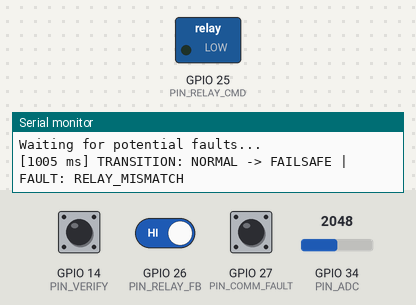
The sketch below on a simulated ESP32. On the bench: switched loads named in the sketch (green lamp = pin HIGH), the last lines printed to the serial monitor. Inputs (shaded band) come from the test bench; at power-on: GPIO 14 (PIN_VERIFY) HIGH, GPIO 26 (PIN_RELAY_FB) HIGH, GPIO 27 (PIN_COMM_FAULT) HIGH, GPIO 34 (PIN_ADC) = 2048.

Above: at 2.8 s.
2.9 s: GPIO 14 (PIN_VERIFY) pulled LOW for 3.2 s
At 8.5 s:
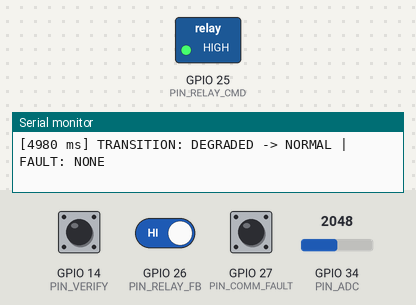
9.1 s: GPIO 14 (PIN_VERIFY) driven LOW and GPIO 26 (PIN_RELAY_FB) driven LOW
At 13.0 s:
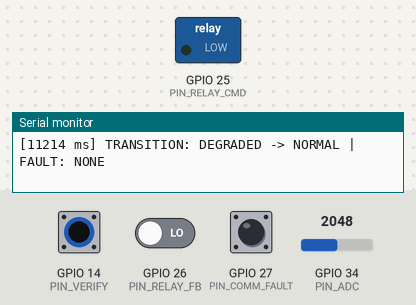
15.2 s: GPIO 27 (PIN_COMM_FAULT) pulled LOW for 1 s
Timing chart, 0 to 21.5 s (numbered marks = the images above; inputs shaded):
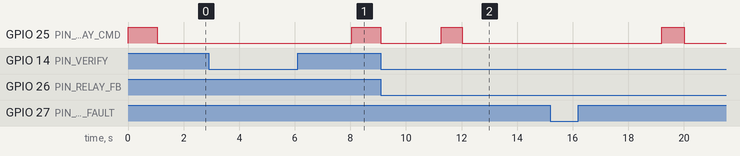

Measured:
- after the input at 2.9 s, GPIO 25 (PIN_RELAY_CMD): LOW → HIGH after 5.1 s, → LOW 1.1 s later
- after the input at 9.1 s, GPIO 25 (PIN_RELAY_CMD): LOW → HIGH after 2.2 s, → LOW 0.75 s later

The sketch:

fault_state_machine.ino
```cpp
#include <Arduino.h>

// 1. Four operating states
enum class SystemState {
    NORMAL,
    DEGRADED,
    FAILSAFE,
    SHUTDOWN
};

// 2. Fault sources
enum class FaultSource {
    NONE,
    BATTERY_CELL,
    RELAY,
    COMMUNICATION,
    ADC_FROZEN
};

// 3. State variables
SystemState currentState = SystemState::NORMAL;
FaultSource activeFault = FaultSource::NONE;

// 4. Pin Definitions (ESP32)
const int PIN_ADC          = 34; // Potentiometer for ADC
const int PIN_RELAY_CMD    = 25; // Output to Relay (LED)
const int PIN_RELAY_FB     = 26; // Input from Relay (Slide Switch)
const int PIN_COMM_FAULT   = 27; // Button to simulate Comm Fault
const int PIN_VERIFY       = 14; // Button for Verification/Recovery

// 5. Thresholds & Timers
const unsigned long ADC_FROZEN_TIMEOUT = 10000; // 10 seconds without movement = frozen
const int ADC_NOISE_THRESHOLD = 5;
const unsigned long RELAY_TIMEOUT = 1000;       // 1 second

// 6. Monitoring variables
int lastAdcValue = -1;
unsigned long lastAdcChangeTime = 0;
bool relayCommanded = false;
unsigned long relayCmdTime = 0;
unsigned long failsafeStartTime = 0;
int recoveryVerificationSteps = 0;
unsigned long lastVerificationPress = 0;

// Helper to get string representations
const char* getStateName(SystemState s) {
    switch(s) {
        case SystemState::NORMAL:   return "NORMAL";
        case SystemState::DEGRADED: return "DEGRADED";
        case SystemState::FAILSAFE: return "FAILSAFE";
        case SystemState::SHUTDOWN: return "SHUTDOWN";
        default: return "UNKNOWN";
    }
}

const char* getFaultName(FaultSource f) {
    switch(f) {
        case FaultSource::NONE:          return "NONE";
        case FaultSource::BATTERY_CELL:  return "BATTERY_CELL";
        case FaultSource::RELAY:         return "RELAY_MISMATCH";
        case FaultSource::COMMUNICATION: return "COMM_FAULT";
        case FaultSource::ADC_FROZEN:    return "ADC_FROZEN";
        default: return "UNKNOWN";
    }
}

// Structured Logging
void logTransition(SystemState prev, SystemState next, FaultSource fault) {
    // Format: [TIMESTAMP] TRANSITION: PREV -> NEXT | FAULT: FAULT_ID
    Serial.print("[");
    Serial.print(millis());
    Serial.print(" ms] TRANSITION: ");
    Serial.print(getStateName(prev));
    Serial.print(" -> ");
    Serial.print(getStateName(next));
    Serial.print(" | FAULT: ");
    Serial.println(getFaultName(fault));
}

void setup() {
    Serial.begin(115200);

    pinMode(PIN_ADC, INPUT);
    pinMode(PIN_RELAY_CMD, OUTPUT);
    pinMode(PIN_RELAY_FB, INPUT_PULLUP);
    pinMode(PIN_COMM_FAULT, INPUT_PULLUP);
    pinMode(PIN_VERIFY, INPUT_PULLUP);

    digitalWrite(PIN_RELAY_CMD, LOW);

    Serial.println("System Initialized");
    Serial.println("Current State: NORMAL");
    Serial.println("Waiting for potential faults...");

    lastAdcValue = analogRead(PIN_ADC);
    lastAdcChangeTime = millis();
}

void loop() {
    unsigned long now = millis();

    // --- 1. Read Inputs ---
    int adcValue = analogRead(PIN_ADC);
    bool relayFbClosed = (digitalRead(PIN_RELAY_FB) == LOW); // LOW because it's pullup and switch shorts to GND
    bool commFaultActive = (digitalRead(PIN_COMM_FAULT) == LOW);
    bool verifyBtnPressed = (digitalRead(PIN_VERIFY) == LOW);

    // --- 2. Fault Detection ---
    FaultSource detectedFault = FaultSource::NONE;

    // Check ADC Frozen (Needs to fluctuate by more than threshold)
    // NOTE for Wokwi users: You must wiggle the potentiometer every 10 seconds,
    // otherwise it considers the ADC frozen (since Wokwi pots are perfectly stable).
    if (abs(adcValue - lastAdcValue) > ADC_NOISE_THRESHOLD) {
        lastAdcValue = adcValue;
        lastAdcChangeTime = now;
    } else if (now - lastAdcChangeTime > ADC_FROZEN_TIMEOUT) {
        detectedFault = FaultSource::ADC_FROZEN;
    }

    // Check Relay Mismatch
    if (now - relayCmdTime > RELAY_TIMEOUT) {
        if (relayCommanded != relayFbClosed) {
            detectedFault = FaultSource::RELAY;
        }
    }

    // Check Communication Fault (Simulated via button)
    if (commFaultActive) {
        detectedFault = FaultSource::COMMUNICATION;
    }

    // --- 3. State Machine Logic ---
    SystemState nextState = currentState;

    switch (currentState) {
        case SystemState::NORMAL:
            // Nominal operation: Toggle relay every 4 seconds to demonstrate operation
            if (now % 8000 < 4000) {
                if (!relayCommanded) { relayCommanded = true; relayCmdTime = now; digitalWrite(PIN_RELAY_CMD, HIGH); }
            } else {
                if (relayCommanded) { relayCommanded = false; relayCmdTime = now; digitalWrite(PIN_RELAY_CMD, LOW); }
            }

            if (detectedFault != FaultSource::NONE) {
                activeFault = detectedFault;
                if (detectedFault == FaultSource::COMMUNICATION) {
                    // Minor fault -> DEGRADED
                    nextState = SystemState::DEGRADED;
                } else {
                    // Critical fault -> FAILSAFE
                    nextState = SystemState::FAILSAFE;
                    failsafeStartTime = now;
                    recoveryVerificationSteps = 0;
                }
            }
            break;

        case SystemState::DEGRADED:
            // In DEGRADED, system still operates but with limitations (e.g., relay stays off)
            digitalWrite(PIN_RELAY_CMD, LOW);
            relayCommanded = false;

            if (detectedFault != FaultSource::COMMUNICATION && detectedFault != FaultSource::NONE) {
                // Escalate to FAILSAFE if a more severe fault occurs
                activeFault = detectedFault;
                nextState = SystemState::FAILSAFE;
                failsafeStartTime = now;
                recoveryVerificationSteps = 0;
            } else if (detectedFault == FaultSource::NONE && !commFaultActive) {
                // Recover to NORMAL if comm fault clears
                activeFault = FaultSource::NONE;
                nextState = SystemState::NORMAL;

                // Reset ADC timer so we don't immediately fault upon return
                lastAdcValue = analogRead(PIN_ADC);
                lastAdcChangeTime = now;
            }
            break;

        case SystemState::FAILSAFE:
            // Ensure system is in a safe state
            digitalWrite(PIN_RELAY_CMD, LOW);
            relayCommanded = false;
            relayCmdTime = now; // Suppress relay mismatch while in failsafe

            // Structured Recovery Verification Process
            // User must press the VERIFY button 3 times (1 sec apart) when NO faults are present
            if (verifyBtnPressed && (now - lastVerificationPress > 1000)) {
                lastVerificationPress = now;

                if (detectedFault == FaultSource::NONE) {
                    recoveryVerificationSteps++;
                    Serial.print("[");
                    Serial.print(now);
                    Serial.print(" ms] Recovery verification step ");
                    Serial.print(recoveryVerificationSteps);
                    Serial.println("/3 successful.");

                    if (recoveryVerificationSteps >= 3) {
                        Serial.println("Recovery verified. Transitioning to DEGRADED state.");
                        activeFault = FaultSource::NONE;
                        nextState = SystemState::DEGRADED; // Step down to DEGRADED first
                    }
                } else {
                    Serial.print("[");
                    Serial.print(now);
                    Serial.print(" ms] Verification failed! Fault ");
                    Serial.print(getFaultName(detectedFault));
                    Serial.println(" still present. Restarting verification.");
                    recoveryVerificationSteps = 0;
                    failsafeStartTime = now; // Reset failsafe timeout
                }
            }

            // If in FAILSAFE for > 60 seconds without successful recovery, transition to SHUTDOWN
            if (now - failsafeStartTime > 60000) {
                nextState = SystemState::SHUTDOWN;
            }
            break;

        case SystemState::SHUTDOWN:
            // Terminal state. System halted. Requires physical reset.
            digitalWrite(PIN_RELAY_CMD, LOW);
            break;
    }

    // --- 4. Handle State Transitions ---
    if (nextState != currentState) {
        logTransition(currentState, nextState, activeFault);
        currentState = nextState;
    }

    delay(50); // Loop delay for debouncing and stability
}
```
